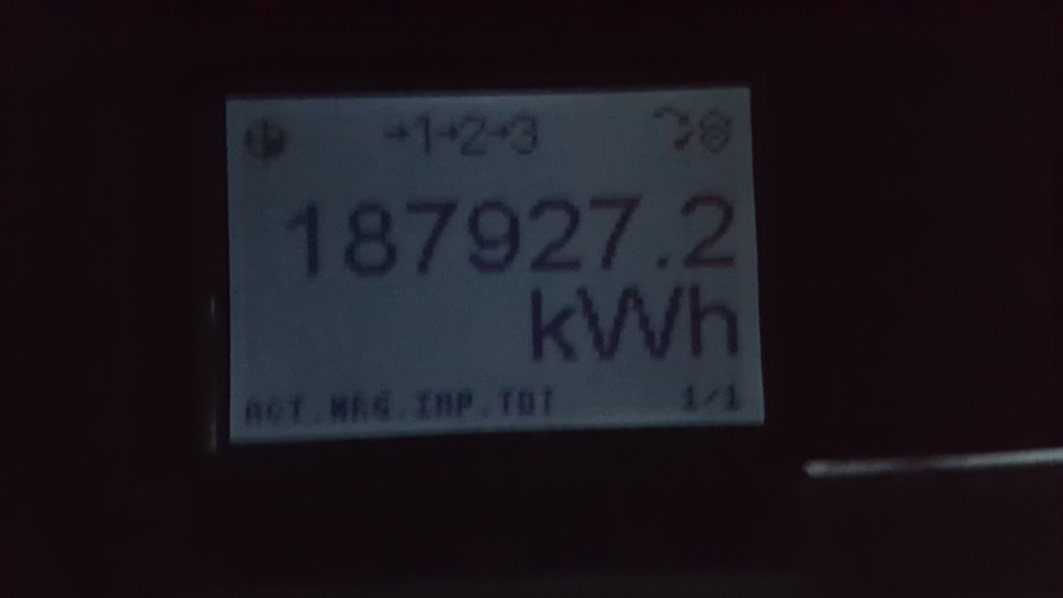
#> input picture photos/gt.jpg, 5312 x 2988 px (shown at 1/5 size)
$ python performRecognition.py -i photos/gt.jpg -v -r -t 45 -b 100 -o 3   (older library calls are emulated)
#> lines starting #> are read from the running program, lines starting #| are printed output that depends on the picture
#!/usr/bin/python

###
# Credits:
#   https://github.com/bikz05/digit-recognition
#   https://www.pyimagesearch.com/2014/04/21/building-pokedex-python-finding-game-boy-screen-step-4-6/
###

#python performRecognition.py -i photos/gt.jpg -v -r -t 45 -b 100 -o 3
#python performRecognition.py -i photos/home.jpg -v -t 82 -b 0 -o 10

# Import the modules
import cv2
import imutils
from imutils.perspective import four_point_transform
from sklearn.externals import joblib
from skimage.feature import hog
import numpy as np
import argparse as ap
import sys

verbose = False

def showImage(img, title=''):
    if verbose:
        cv2.namedWindow(title, cv2.WINDOW_NORMAL)
        cv2.imshow(title, img)
        cv2.waitKey(0)

def predict(im, args):

    im = imutils.resize(im, height = 300)
    # h = min(300, len(im))
    # w = int(float(h)/len(im) * len(im[0]))
    # im= cv2.resize(im,(w, h))
    # Load the classifier
    clf, pp = joblib.load(args["classiferPath"])
    # Convert to grayscale and apply Gaussian filtering
    im_gray = cv2.cvtColor(im, cv2.COLOR_BGR2GRAY)
    im_gray = cv2.GaussianBlur(im_gray, (5, 5), 0)
    edged = cv2.Canny(im_gray, 5, 64)
    showImage(edged, 'edged')

    # Threshold the image
    ret, im_th = cv2.threshold(edged, 90, 255, cv2.THRESH_BINARY) #cv2.THRESH_BINARY_INV
    showImage(im_th, 'im_th')

    ###### Get a bird's eye view of the screen only ######
    # Find contours in the image
    _, ctrs, hier = cv2.findContours(im_th.copy(), cv2.RETR_EXTERNAL, cv2.CHAIN_APPROX_SIMPLE)
    ctrs = sorted(ctrs, key=cv2.contourArea, reverse=True)
    displayCnt = None

    # loop over the contours
    for c in ctrs:
        # approximate the contour
        peri = cv2.arcLength(c, True)
        approx = cv2.approxPolyDP(c, 0.02 * peri, True)
        # if the contour has four vertices, then we have found
        # the thermostat display
        if len(approx) == 4:
            displayCnt = approx
            break
    if displayCnt is None:
        return None, im
    warped = four_point_transform(im_gray, displayCnt.reshape(4, 2))
    output = four_point_transform(im, displayCnt.reshape(4, 2))
    showImage(warped, 'warped')

    ###### Convert the digits to white digits on black background and remove some noise######
    th = args["threshold"]
    mode = cv2.THRESH_BINARY_INV if args["invert"] else cv2.THRESH_BINARY
    thresh = cv2.threshold(warped, th, 255,  mode)[1]
    kernel = cv2.getStructuringElement(cv2.MORPH_ELLIPSE, (1, 5))
    thresh = cv2.morphologyEx(thresh, cv2.MORPH_OPEN, kernel)
    showImage(thresh, 'thresh')

    ###### Find contours after the noise has been removed ######
    _, ctrs, hier = cv2.findContours(thresh.copy(), cv2.RETR_EXTERNAL, cv2.CHAIN_APPROX_SIMPLE)
    ctrs = sorted(ctrs, key=cv2.contourArea, reverse=True)

    # Get rectangles of each contour
    rects = [cv2.boundingRect(ctr) for ctr in ctrs]
    rects = sorted(rects, key=lambda x: x[1])

    ######  Try to identify rows of rectangles (ie the digits should be aligned horizontally next to each other) ######
    currBtm = 0
    currHeight = 0
    rectRows = []
    prior = False
    for i in range(len(rects)):
        left, bottom, length, height = rects[i]
        if (abs(bottom - currBtm) <= args["tolerance"]) and (abs(height - currHeight) <= args["tolerance"]):
            if prior:
                rectRows.append([rects[i-1]])
            if len(rectRows) == 0:
                rectRows.append([rects[i]])
            else:
                rectRows[len(rectRows)-1].append(rects[i])
            prior = False

        else:
            currBtm = bottom
            currHeight = height
            prior = True

    #If there are at least 'mindigits' rectangles in a row, and each rectangle has at least 'minboxarea', these rectangles could possibly be digits
    #If there are more than one set of rows fulfilling this criteria, pick the set which has the least variance in area
    minVar = sys.maxsize
    selected = None
    for s in rectRows:
        if len(s) >= args["mindigits"]:
            areas = map(lambda y: y[2] * y[3], s)
            var = np.var(areas)
            if(min(areas) > args["minboxarea"]) and var <= minVar:
                minVar = var
                selected = s


    # For each rectangular region, calculate HOG features and predict
    # the digit using Linear SVM.
    #selected = rects
    if selected is None:
        print("No suitable rows found out of all the rects")
        print("Rows of rectangles :" ,rectRows)
        if verbose:
            print("Drawing all rects found")
            for rect in rects:
                (left, bottom, length, height) = rect
                cv2.rectangle(output, (left, bottom), (left + length, bottom + height), (0, 255, 0), 3)
            showImage(output, "All rects")
        else:
            print("All rects:", rects)
        return None, im

    #Sort by the left position
    selected = sorted(selected, key=lambda x: x[0])
    predictions = []
    #print(selected)
    for rect in selected:
        (left, bottom, length, height) = rect
        # Draw the rectangles
        cv2.rectangle(output, (left, bottom), (left + length, bottom + height), (0, 255, 0), 3)
        # [8 lines of commented-out code are left out]
        roi = warped[bottom:bottom+height, left:left+length]

        # # Resize the image
        roi = cv2.resize(roi, (28, 28), interpolation=cv2.INTER_AREA)
        #roi = cv2.dilate(roi, (3, 3))
        showImage(roi, 'roi')
        # Calculate the HOG features
        roi_hog_fd = hog(roi, orientations=9, pixels_per_cell=(14, 14), cells_per_block=(1, 1), visualise=False)
        roi_hog_fd = pp.transform(np.array([roi_hog_fd], 'float64'))
        nbr = clf.predict(roi_hog_fd)

        predictions.append(int(nbr[0]))

    showImage(output,"Resulting Image with Rectangular ROIs")
    return predictions, im

def run(args):

    # Read the input image
    im = cv2.imread(args["image"])
#> im is the input picture: shape (2988, 5312, 3); mean B, G, R 29.4, 23.1, 27.4

    return predict(im,args)
#> in predict, `im = imutils.resize(im, height = 300)`:
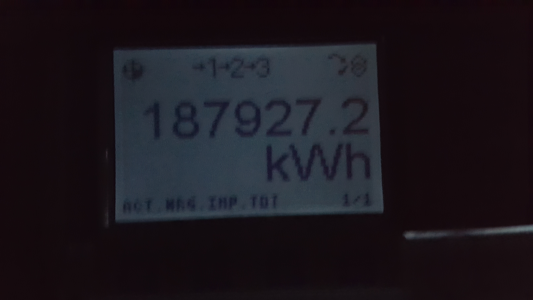
#> im: shape (300, 533, 3); mean of channels 0, 1, 2 29.4, 23.1, 27.4; drawn as B, G, R
#> (reads classifiers/digits_cls_svhn_nobw.pkl from the repository)

def threshold_float(x):
    x = float(x)
    if x < 0.0 or x > 255.0:
        raise argparse.ArgumentTypeError("%r not in range [0, 255]"%(x,))
    return x

if __name__ == "__main__":

    parser = ap.ArgumentParser()
    parser.add_argument("-c", "--classiferPath", help="Path to Classifier File", default="classifiers/digits_cls_svhn_nobw.pkl")
    parser.add_argument("-i", "--image", help="Path to Image", required="True")
    parser.add_argument("-t", "--threshold", help="Threshold to remove noise (0-255)", type=threshold_float, default=0.0)
    parser.add_argument("-r", "--invert", help="Invert the threshold", action="store_true")
    parser.add_argument("-b", "--minboxarea", help="Minimum area of rectangle to be considered digits", type=int, default=0)
    parser.add_argument("-o", "--tolerance", help="Tolerance of difference in length and height of digits", type=int, default=3)
    parser.add_argument("-d", "--mindigits", help="Minimum number of digits", type=int, default=5)
    parser.add_argument("-v", '--verbose', help="Show image at each step", action="store_true")
    args = vars(parser.parse_args())
    print("Args:", args)
    verbose = args["verbose"]
#> (the run stopped early here; a loop or call above may not have finished)
